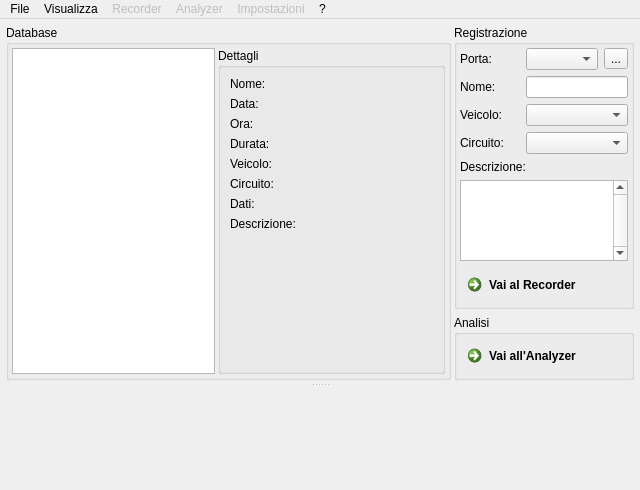
<?xml version="1.0" encoding="UTF-8"?>
<ui version="4.0">
 <class>MainWindow</class>
 <widget class="QMainWindow" name="MainWindow">
  <property name="geometry">
   <rect>
    <x>0</x>
    <y>0</y>
    <width>640</width>
    <height>490</height>
   </rect>
  </property>
  <property name="sizePolicy">
   <sizepolicy hsizetype="Fixed" vsizetype="Fixed">
    <horstretch>0</horstretch>
    <verstretch>0</verstretch>
   </sizepolicy>
  </property>
  <property name="minimumSize">
   <size>
    <width>640</width>
    <height>490</height>
   </size>
  </property>
  <property name="maximumSize">
   <size>
    <width>16777215</width>
    <height>16777215</height>
   </size>
  </property>
  <property name="palette">
   <palette>
    <active>
     <colorrole role="WindowText">
      <brush brushstyle="SolidPattern">
       <color alpha="255">
        <red>0</red>
        <green>0</green>
        <blue>0</blue>
       </color>
      </brush>
     </colorrole>
    </active>
    <inactive>
     <colorrole role="WindowText">
      <brush brushstyle="SolidPattern">
       <color alpha="255">
        <red>0</red>
        <green>0</green>
        <blue>0</blue>
       </color>
      </brush>
     </colorrole>
    </inactive>
    <disabled>
     <colorrole role="WindowText">
      <brush brushstyle="SolidPattern">
       <color alpha="255">
        <red>120</red>
        <green>120</green>
        <blue>120</blue>
       </color>
      </brush>
     </colorrole>
    </disabled>
   </palette>
  </property>
  <property name="windowTitle">
   <string>Escorpio DAQ Software </string>
  </property>
  <property name="windowIcon">
   <iconset resource="Resource.qrc">
    <normaloff>:/images/Icon.png</normaloff>:/images/Icon.png</iconset>
  </property>
  <widget class="QWidget" name="centralWidget">
   <layout class="QGridLayout" name="gridLayout_19">
    <property name="leftMargin">
     <number>3</number>
    </property>
    <property name="topMargin">
     <number>3</number>
    </property>
    <property name="rightMargin">
     <number>3</number>
    </property>
    <property name="bottomMargin">
     <number>3</number>
    </property>
    <property name="spacing">
     <number>3</number>
    </property>
    <item row="0" column="0">
     <widget class="QSplitter" name="splitter">
      <property name="frameShape">
       <enum>QFrame::NoFrame</enum>
      </property>
      <property name="frameShadow">
       <enum>QFrame::Plain</enum>
      </property>
      <property name="orientation">
       <enum>Qt::Vertical</enum>
      </property>
      <property name="opaqueResize">
       <bool>true</bool>
      </property>
      <property name="childrenCollapsible">
       <bool>false</bool>
      </property>
      <widget class="QStackedWidget" name="mainPanel">
       <property name="sizePolicy">
        <sizepolicy hsizetype="Preferred" vsizetype="Expanding">
         <horstretch>0</horstretch>
         <verstretch>0</verstretch>
        </sizepolicy>
       </property>
       <property name="frameShape">
        <enum>QFrame::NoFrame</enum>
       </property>
       <property name="currentIndex">
        <number>0</number>
       </property>
       <widget class="QWidget" name="home">
        <layout class="QGridLayout" name="gridLayout_17">
         <property name="leftMargin">
          <number>3</number>
         </property>
         <property name="topMargin">
          <number>3</number>
         </property>
         <property name="rightMargin">
          <number>3</number>
         </property>
         <property name="bottomMargin">
          <number>3</number>
         </property>
         <property name="spacing">
          <number>3</number>
         </property>
         <item row="0" column="1">
          <layout class="QVBoxLayout" name="verticalLayout_3">
           <item>
            <widget class="QGroupBox" name="groupBox_9">
             <property name="sizePolicy">
              <sizepolicy hsizetype="Preferred" vsizetype="Preferred">
               <horstretch>0</horstretch>
               <verstretch>0</verstretch>
              </sizepolicy>
             </property>
             <property name="title">
              <string>Registrazione</string>
             </property>
             <layout class="QGridLayout" name="gridLayout_20">
              <property name="leftMargin">
               <number>3</number>
              </property>
              <property name="topMargin">
               <number>3</number>
              </property>
              <property name="rightMargin">
               <number>3</number>
              </property>
              <property name="bottomMargin">
               <number>3</number>
              </property>
              <property name="horizontalSpacing">
               <number>3</number>
              </property>
              <item row="0" column="0">
               <layout class="QVBoxLayout" name="verticalLayout_7">
                <item>
                 <widget class="QLabel" name="label">
                  <property name="sizePolicy">
                   <sizepolicy hsizetype="Preferred" vsizetype="Preferred">
                    <horstretch>0</horstretch>
                    <verstretch>0</verstretch>
                   </sizepolicy>
                  </property>
                  <property name="layoutDirection">
                   <enum>Qt::LeftToRight</enum>
                  </property>
                  <property name="text">
                   <string>Porta:</string>
                  </property>
                  <property name="alignment">
                   <set>Qt::AlignLeading|Qt::AlignLeft|Qt::AlignVCenter</set>
                  </property>
                  <property name="buddy">
                   <cstring>comboPortName</cstring>
                  </property>
                 </widget>
                </item>
                <item>
                 <widget class="QLabel" name="label_4">
                  <property name="sizePolicy">
                   <sizepolicy hsizetype="Preferred" vsizetype="Preferred">
                    <horstretch>0</horstretch>
                    <verstretch>0</verstretch>
                   </sizepolicy>
                  </property>
                  <property name="text">
                   <string>Nome:</string>
                  </property>
                  <property name="buddy">
                   <cstring>newRaceNameText</cstring>
                  </property>
                 </widget>
                </item>
                <item>
                 <widget class="QLabel" name="label_2">
                  <property name="text">
                   <string>Veicolo:</string>
                  </property>
                  <property name="buddy">
                   <cstring>comboVehicle</cstring>
                  </property>
                 </widget>
                </item>
                <item>
                 <widget class="QLabel" name="label_3">
                  <property name="text">
                   <string>Circuito:</string>
                  </property>
                  <property name="buddy">
                   <cstring>comboTrack</cstring>
                  </property>
                 </widget>
                </item>
               </layout>
              </item>
              <item row="2" column="0" colspan="2">
               <widget class="QCommandLinkButton" name="buttonOpenCom">
                <property name="maximumSize">
                 <size>
                  <width>16777215</width>
                  <height>16777215</height>
                 </size>
                </property>
                <property name="text">
                 <string>Vai al Recorder</string>
                </property>
               </widget>
              </item>
              <item row="1" column="0" colspan="2">
               <layout class="QVBoxLayout" name="verticalLayout_2">
                <item>
                 <widget class="QLabel" name="label_5">
                  <property name="text">
                   <string>Descrizione:</string>
                  </property>
                 </widget>
                </item>
                <item>
                 <widget class="QPlainTextEdit" name="raceDescText">
                  <property name="verticalScrollBarPolicy">
                   <enum>Qt::ScrollBarAlwaysOn</enum>
                  </property>
                  <property name="horizontalScrollBarPolicy">
                   <enum>Qt::ScrollBarAlwaysOff</enum>
                  </property>
                 </widget>
                </item>
               </layout>
              </item>
              <item row="0" column="1">
               <layout class="QVBoxLayout" name="verticalLayout_6">
                <property name="spacing">
                 <number>6</number>
                </property>
                <item>
                 <layout class="QHBoxLayout" name="horizontalLayout_12">
                  <item>
                   <widget class="QComboBox" name="comboPortName"/>
                  </item>
                  <item>
                   <widget class="QToolButton" name="buttonRefreshPort">
                    <property name="text">
                     <string>...</string>
                    </property>
                    <property name="icon">
                     <iconset resource="Resource.qrc">
                      <normaloff>:/images/icons/refresh.png</normaloff>:/images/icons/refresh.png</iconset>
                    </property>
                   </widget>
                  </item>
                 </layout>
                </item>
                <item>
                 <widget class="QLineEdit" name="newRaceNameText">
                  <property name="sizePolicy">
                   <sizepolicy hsizetype="Ignored" vsizetype="Fixed">
                    <horstretch>0</horstretch>
                    <verstretch>0</verstretch>
                   </sizepolicy>
                  </property>
                 </widget>
                </item>
                <item>
                 <widget class="QComboBox" name="comboVehicle">
                  <property name="styleSheet">
                   <string notr="true"/>
                  </property>
                 </widget>
                </item>
                <item>
                 <widget class="QComboBox" name="comboTrack"/>
                </item>
               </layout>
              </item>
             </layout>
            </widget>
           </item>
           <item>
            <widget class="QGroupBox" name="groupBox">
             <property name="title">
              <string>Analisi</string>
             </property>
             <layout class="QGridLayout" name="gridLayout_18">
              <property name="leftMargin">
               <number>3</number>
              </property>
              <property name="topMargin">
               <number>3</number>
              </property>
              <property name="rightMargin">
               <number>3</number>
              </property>
              <property name="bottomMargin">
               <number>3</number>
              </property>
              <property name="spacing">
               <number>3</number>
              </property>
              <item row="0" column="0">
               <widget class="QCommandLinkButton" name="buttonOpemAnalyzer">
                <property name="maximumSize">
                 <size>
                  <width>16777215</width>
                  <height>16777215</height>
                 </size>
                </property>
                <property name="text">
                 <string>Vai all'Analyzer</string>
                </property>
               </widget>
              </item>
             </layout>
            </widget>
           </item>
           <item>
            <spacer name="verticalSpacer">
             <property name="orientation">
              <enum>Qt::Vertical</enum>
             </property>
             <property name="sizeHint" stdset="0">
              <size>
               <width>20</width>
               <height>40</height>
              </size>
             </property>
            </spacer>
           </item>
          </layout>
         </item>
         <item row="0" column="0">
          <widget class="QGroupBox" name="groupBox_8">
           <property name="title">
            <string>Database</string>
           </property>
           <layout class="QGridLayout" name="gridLayout_16">
            <property name="leftMargin">
             <number>3</number>
            </property>
            <property name="topMargin">
             <number>3</number>
            </property>
            <property name="rightMargin">
             <number>3</number>
            </property>
            <property name="bottomMargin">
             <number>3</number>
            </property>
            <property name="spacing">
             <number>3</number>
            </property>
            <item row="0" column="0">
             <widget class="QTreeWidget" name="raceTree">
              <property name="headerHidden">
               <bool>true</bool>
              </property>
              <attribute name="headerVisible">
               <bool>false</bool>
              </attribute>
              <column>
               <property name="text">
                <string notr="true">1</string>
               </property>
              </column>
             </widget>
            </item>
            <item row="0" column="1">
             <widget class="QGroupBox" name="groupBox_10">
              <property name="title">
               <string>Dettagli</string>
              </property>
              <layout class="QGridLayout" name="gridLayout">
               <property name="leftMargin">
                <number>9</number>
               </property>
               <property name="topMargin">
                <number>9</number>
               </property>
               <property name="rightMargin">
                <number>9</number>
               </property>
               <property name="bottomMargin">
                <number>9</number>
               </property>
               <property name="spacing">
                <number>6</number>
               </property>
               <item row="0" column="0">
                <layout class="QHBoxLayout" name="horizontalLayout_11">
                 <item>
                  <widget class="QLabel" name="label_7">
                   <property name="text">
                    <string>Nome:</string>
                   </property>
                  </widget>
                 </item>
                 <item>
                  <widget class="QLabel" name="raceNameLabel">
                   <property name="text">
                    <string/>
                   </property>
                  </widget>
                 </item>
                </layout>
               </item>
               <item row="1" column="0">
                <layout class="QHBoxLayout" name="horizontalLayout_13">
                 <item>
                  <widget class="QLabel" name="label_8">
                   <property name="text">
                    <string>Data:</string>
                   </property>
                  </widget>
                 </item>
                 <item>
                  <widget class="QLabel" name="raceDateLabel">
                   <property name="text">
                    <string/>
                   </property>
                  </widget>
                 </item>
                </layout>
               </item>
               <item row="2" column="0">
                <layout class="QHBoxLayout" name="horizontalLayout_15">
                 <item>
                  <widget class="QLabel" name="label_9">
                   <property name="text">
                    <string>Ora:</string>
                   </property>
                  </widget>
                 </item>
                 <item>
                  <widget class="QLabel" name="raceStartTimelabel">
                   <property name="text">
                    <string/>
                   </property>
                  </widget>
                 </item>
                </layout>
               </item>
               <item row="3" column="0">
                <layout class="QHBoxLayout" name="horizontalLayout_14">
                 <item>
                  <widget class="QLabel" name="label_10">
                   <property name="text">
                    <string>Durata:</string>
                   </property>
                  </widget>
                 </item>
                 <item>
                  <widget class="QLabel" name="raceDurationLabel">
                   <property name="text">
                    <string/>
                   </property>
                  </widget>
                 </item>
                </layout>
               </item>
               <item row="4" column="0">
                <layout class="QHBoxLayout" name="horizontalLayout_16">
                 <item>
                  <widget class="QLabel" name="label_11">
                   <property name="text">
                    <string>Veicolo:</string>
                   </property>
                  </widget>
                 </item>
                 <item>
                  <widget class="QLabel" name="raceVehicleLabel">
                   <property name="text">
                    <string/>
                   </property>
                  </widget>
                 </item>
                </layout>
               </item>
               <item row="5" column="0">
                <layout class="QHBoxLayout" name="horizontalLayout_17">
                 <item>
                  <widget class="QLabel" name="label_12">
                   <property name="text">
                    <string>Circuito:</string>
                   </property>
                  </widget>
                 </item>
                 <item>
                  <widget class="QLabel" name="raceTrackLabel">
                   <property name="text">
                    <string/>
                   </property>
                  </widget>
                 </item>
                </layout>
               </item>
               <item row="6" column="0">
                <layout class="QHBoxLayout" name="horizontalLayout_18">
                 <item>
                  <widget class="QLabel" name="label_13">
                   <property name="text">
                    <string>Dati:</string>
                   </property>
                  </widget>
                 </item>
                 <item>
                  <widget class="QLabel" name="raceDataLabel">
                   <property name="text">
                    <string/>
                   </property>
                  </widget>
                 </item>
                </layout>
               </item>
               <item row="7" column="0">
                <layout class="QVBoxLayout" name="verticalLayout">
                 <item>
                  <widget class="QLabel" name="label_14">
                   <property name="text">
                    <string>Descrizione:</string>
                   </property>
                  </widget>
                 </item>
                 <item>
                  <widget class="QPlainTextEdit" name="raceDescLabel">
                   <property name="styleSheet">
                    <string notr="true">background-color:transparent;</string>
                   </property>
                   <property name="frameShape">
                    <enum>QFrame::NoFrame</enum>
                   </property>
                   <property name="frameShadow">
                    <enum>QFrame::Sunken</enum>
                   </property>
                   <property name="horizontalScrollBarPolicy">
                    <enum>Qt::ScrollBarAlwaysOff</enum>
                   </property>
                   <property name="undoRedoEnabled">
                    <bool>false</bool>
                   </property>
                   <property name="lineWrapMode">
                    <enum>QPlainTextEdit::WidgetWidth</enum>
                   </property>
                   <property name="textInteractionFlags">
                    <set>Qt::NoTextInteraction</set>
                   </property>
                   <property name="backgroundVisible">
                    <bool>false</bool>
                   </property>
                  </widget>
                 </item>
                </layout>
               </item>
              </layout>
             </widget>
            </item>
           </layout>
          </widget>
         </item>
        </layout>
        <zorder>groupBox_8</zorder>
        <zorder></zorder>
       </widget>
       <widget class="QWidget" name="recorder">
        <layout class="QGridLayout" name="gridLayout_4">
         <property name="leftMargin">
          <number>0</number>
         </property>
         <property name="topMargin">
          <number>0</number>
         </property>
         <property name="rightMargin">
          <number>0</number>
         </property>
         <property name="bottomMargin">
          <number>0</number>
         </property>
         <property name="spacing">
          <number>0</number>
         </property>
         <item row="0" column="0">
          <widget class="RecordingSessionViews" name="recordingSessionViews" native="true"/>
         </item>
        </layout>
       </widget>
       <widget class="QWidget" name="analyzer">
        <layout class="QGridLayout" name="gridLayout_2">
         <property name="leftMargin">
          <number>0</number>
         </property>
         <property name="topMargin">
          <number>0</number>
         </property>
         <property name="rightMargin">
          <number>0</number>
         </property>
         <property name="bottomMargin">
          <number>0</number>
         </property>
         <property name="spacing">
          <number>0</number>
         </property>
         <item row="0" column="0">
          <widget class="AnalyzerSessionViews" name="analyzerSessionViews" native="true"/>
         </item>
        </layout>
       </widget>
      </widget>
      <widget class="LogConsole" name="logConsoleTable" native="true">
       <property name="sizePolicy">
        <sizepolicy hsizetype="Expanding" vsizetype="Expanding">
         <horstretch>0</horstretch>
         <verstretch>0</verstretch>
        </sizepolicy>
       </property>
       <property name="minimumSize">
        <size>
         <width>0</width>
         <height>100</height>
        </size>
       </property>
       <property name="maximumSize">
        <size>
         <width>16777215</width>
         <height>150</height>
        </size>
       </property>
       <property name="styleSheet">
        <string notr="true"/>
       </property>
      </widget>
     </widget>
    </item>
   </layout>
  </widget>
  <widget class="QMenuBar" name="menuBar">
   <property name="geometry">
    <rect>
     <x>0</x>
     <y>0</y>
     <width>640</width>
     <height>21</height>
    </rect>
   </property>
   <widget class="QMenu" name="menuFile">
    <property name="title">
     <string>File</string>
    </property>
    <widget class="QMenu" name="menuEsporta">
     <property name="title">
      <string>Esporta</string>
     </property>
     <property name="icon">
      <iconset resource="Resource.qrc">
       <normaloff>:/images/icons/export.png</normaloff>:/images/icons/export.png</iconset>
     </property>
     <addaction name="actionExportCSV"/>
    </widget>
    <widget class="QMenu" name="menuImporta">
     <property name="title">
      <string>Importa</string>
     </property>
     <property name="icon">
      <iconset resource="Resource.qrc">
       <normaloff>:/images/icons/import.png</normaloff>:/images/icons/import.png</iconset>
     </property>
     <addaction name="actionImportDataLogger_File"/>
    </widget>
    <addaction name="actionNuovo"/>
    <addaction name="actionApri"/>
    <addaction name="menuImporta"/>
    <addaction name="menuEsporta"/>
    <addaction name="actionEsci"/>
   </widget>
   <widget class="QMenu" name="menuRecorder">
    <property name="enabled">
     <bool>false</bool>
    </property>
    <property name="title">
     <string>Recorder</string>
    </property>
    <widget class="QMenu" name="menuSommario">
     <property name="enabled">
      <bool>false</bool>
     </property>
     <property name="title">
      <string>Sommario</string>
     </property>
     <property name="icon">
      <iconset resource="Resource.qrc">
       <normaloff>:/images/icons/summary.png</normaloff>:/images/icons/summary.png</iconset>
     </property>
     <addaction name="showGraficiInSommario"/>
     <addaction name="showCruscottoInSommario"/>
     <addaction name="showGPSInSommario"/>
     <addaction name="showTimerInSommario"/>
    </widget>
    <addaction name="actionAvvia_registrazione"/>
    <addaction name="actionRiprendi_registrazione"/>
    <addaction name="menuSommario"/>
    <addaction name="actionChiudi_Recorder"/>
   </widget>
   <widget class="QMenu" name="menuImpostazioni">
    <property name="enabled">
     <bool>false</bool>
    </property>
    <property name="title">
     <string>Impostazioni</string>
    </property>
    <addaction name="actionChannelsSettings"/>
    <addaction name="actionChartSettings"/>
    <addaction name="actionWidgetSettings"/>
    <addaction name="actionGPSSettings"/>
    <addaction name="actionTeam"/>
    <addaction name="actionVehicleSettings"/>
    <addaction name="actionTrackSettings"/>
    <addaction name="actionGSM"/>
   </widget>
   <widget class="QMenu" name="menuVisualizza">
    <property name="enabled">
     <bool>true</bool>
    </property>
    <property name="title">
     <string>Visualizza</string>
    </property>
    <addaction name="actionShowLog"/>
   </widget>
   <widget class="QMenu" name="menuAnalyzer">
    <property name="enabled">
     <bool>false</bool>
    </property>
    <property name="title">
     <string>Analyzer</string>
    </property>
   </widget>
   <widget class="QMenu" name="menu">
    <property name="title">
     <string>?</string>
    </property>
    <addaction name="actionInformazioni"/>
   </widget>
   <addaction name="menuFile"/>
   <addaction name="menuVisualizza"/>
   <addaction name="menuRecorder"/>
   <addaction name="menuAnalyzer"/>
   <addaction name="menuImpostazioni"/>
   <addaction name="menu"/>
  </widget>
  <action name="actionNuovo">
   <property name="icon">
    <iconset resource="Resource.qrc">
     <normaloff>:/images/icons/new.png</normaloff>:/images/icons/new.png</iconset>
   </property>
   <property name="text">
    <string>Nuovo</string>
   </property>
  </action>
  <action name="actionApri">
   <property name="icon">
    <iconset resource="Resource.qrc">
     <normaloff>:/images/icons/open.png</normaloff>:/images/icons/open.png</iconset>
   </property>
   <property name="text">
    <string>Apri</string>
   </property>
  </action>
  <action name="actionSalva">
   <property name="text">
    <string>Salva</string>
   </property>
  </action>
  <action name="actionEsporta">
   <property name="text">
    <string>Esporta</string>
   </property>
  </action>
  <action name="actionEsci">
   <property name="icon">
    <iconset resource="Resource.qrc">
     <normaloff>:/images/icons/exit.png</normaloff>:/images/icons/exit.png</iconset>
   </property>
   <property name="text">
    <string>Esci</string>
   </property>
  </action>
  <action name="actionData_Ora">
   <property name="checkable">
    <bool>true</bool>
   </property>
   <property name="checked">
    <bool>true</bool>
   </property>
   <property name="text">
    <string>Data/Ora</string>
   </property>
  </action>
  <action name="actionMotore">
   <property name="checkable">
    <bool>true</bool>
   </property>
   <property name="checked">
    <bool>true</bool>
   </property>
   <property name="text">
    <string>Motore</string>
   </property>
  </action>
  <action name="actionCruscotto">
   <property name="checkable">
    <bool>true</bool>
   </property>
   <property name="checked">
    <bool>true</bool>
   </property>
   <property name="text">
    <string>Cruscotto</string>
   </property>
  </action>
  <action name="actionGps">
   <property name="checkable">
    <bool>true</bool>
   </property>
   <property name="checked">
    <bool>true</bool>
   </property>
   <property name="text">
    <string>Gps</string>
   </property>
  </action>
  <action name="actionTimer">
   <property name="checkable">
    <bool>true</bool>
   </property>
   <property name="checked">
    <bool>true</bool>
   </property>
   <property name="text">
    <string>Timer</string>
   </property>
  </action>
  <action name="actionGrafici">
   <property name="checkable">
    <bool>true</bool>
   </property>
   <property name="checked">
    <bool>true</bool>
   </property>
   <property name="text">
    <string>Grafici</string>
   </property>
  </action>
  <action name="actionCruscotto_2">
   <property name="checkable">
    <bool>true</bool>
   </property>
   <property name="checked">
    <bool>true</bool>
   </property>
   <property name="text">
    <string>Cruscotto</string>
   </property>
  </action>
  <action name="actionGPS">
   <property name="checkable">
    <bool>true</bool>
   </property>
   <property name="checked">
    <bool>true</bool>
   </property>
   <property name="text">
    <string>GPS</string>
   </property>
  </action>
  <action name="actionStartRecord">
   <property name="text">
    <string>StartRecord</string>
   </property>
  </action>
  <action name="actionStopRecord">
   <property name="text">
    <string>stopRecord</string>
   </property>
  </action>
  <action name="actionStrumenti">
   <property name="text">
    <string>Strumenti</string>
   </property>
  </action>
  <action name="actionChannelsSettings">
   <property name="enabled">
    <bool>true</bool>
   </property>
   <property name="icon">
    <iconset resource="Resource.qrc">
     <normaloff>:/images/icons/channels.png</normaloff>:/images/icons/channels.png</iconset>
   </property>
   <property name="text">
    <string>Canali</string>
   </property>
  </action>
  <action name="actionChartSettings">
   <property name="enabled">
    <bool>true</bool>
   </property>
   <property name="icon">
    <iconset resource="Resource.qrc">
     <normaloff>:/images/icons/chart.png</normaloff>:/images/icons/chart.png</iconset>
   </property>
   <property name="text">
    <string>Grafici</string>
   </property>
  </action>
  <action name="actionWidgetSettings">
   <property name="checkable">
    <bool>false</bool>
   </property>
   <property name="enabled">
    <bool>true</bool>
   </property>
   <property name="icon">
    <iconset resource="Resource.qrc">
     <normaloff>:/images/icons/dashboard.png</normaloff>:/images/icons/dashboard.png</iconset>
   </property>
   <property name="text">
    <string>Cruscotto</string>
   </property>
  </action>
  <action name="actionGPSSettings">
   <property name="enabled">
    <bool>true</bool>
   </property>
   <property name="icon">
    <iconset resource="Resource.qrc">
     <normaloff>:/images/icons/gps.png</normaloff>:/images/icons/gps.png</iconset>
   </property>
   <property name="text">
    <string>GPS</string>
   </property>
  </action>
  <action name="actionTabella">
   <property name="text">
    <string>Tabella</string>
   </property>
  </action>
  <action name="showGraficiInSommario">
   <property name="checkable">
    <bool>true</bool>
   </property>
   <property name="checked">
    <bool>true</bool>
   </property>
   <property name="text">
    <string>Grafici</string>
   </property>
  </action>
  <action name="showCruscottoInSommario">
   <property name="checkable">
    <bool>true</bool>
   </property>
   <property name="checked">
    <bool>true</bool>
   </property>
   <property name="text">
    <string>Cruscotto</string>
   </property>
  </action>
  <action name="showGPSInSommario">
   <property name="checkable">
    <bool>true</bool>
   </property>
   <property name="checked">
    <bool>true</bool>
   </property>
   <property name="text">
    <string>GPS</string>
   </property>
  </action>
  <action name="showTimerInSommario">
   <property name="checkable">
    <bool>true</bool>
   </property>
   <property name="checked">
    <bool>true</bool>
   </property>
   <property name="text">
    <string>Tempi</string>
   </property>
  </action>
  <action name="actionVehicleSettings">
   <property name="enabled">
    <bool>true</bool>
   </property>
   <property name="icon">
    <iconset resource="Resource.qrc">
     <normaloff>:/images/icons/vehicle.png</normaloff>:/images/icons/vehicle.png</iconset>
   </property>
   <property name="text">
    <string>Veicolo</string>
   </property>
  </action>
  <action name="actionTrackSettings">
   <property name="enabled">
    <bool>true</bool>
   </property>
   <property name="icon">
    <iconset resource="Resource.qrc">
     <normaloff>:/images/icons/track.png</normaloff>:/images/icons/track.png</iconset>
   </property>
   <property name="text">
    <string>Circuito</string>
   </property>
  </action>
  <action name="actionH">
   <property name="text">
    <string>hù</string>
   </property>
  </action>
  <action name="actionExportCSV">
   <property name="text">
    <string>CSV</string>
   </property>
  </action>
  <action name="actionExcel">
   <property name="text">
    <string>Excel</string>
   </property>
  </action>
  <action name="actionImportCSV">
   <property name="text">
    <string>CSV</string>
   </property>
  </action>
  <action name="actionImportDataLogger_File">
   <property name="text">
    <string>DataLogger File</string>
   </property>
  </action>
  <action name="actionShowLog">
   <property name="checkable">
    <bool>true</bool>
   </property>
   <property name="checked">
    <bool>true</bool>
   </property>
   <property name="icon">
    <iconset resource="Resource.qrc">
     <normaloff>:/images/icons/console.png</normaloff>:/images/icons/console.png</iconset>
   </property>
   <property name="text">
    <string>Log</string>
   </property>
  </action>
  <action name="actionGSM">
   <property name="enabled">
    <bool>true</bool>
   </property>
   <property name="icon">
    <iconset resource="Resource.qrc">
     <normaloff>:/images/icons/gsm.png</normaloff>:/images/icons/gsm.png</iconset>
   </property>
   <property name="text">
    <string>GSM</string>
   </property>
  </action>
  <action name="actionChiudi_Recorder">
   <property name="icon">
    <iconset resource="Resource.qrc">
     <normaloff>:/images/icons/exit.png</normaloff>:/images/icons/exit.png</iconset>
   </property>
   <property name="text">
    <string>Chiudi Recorder</string>
   </property>
  </action>
  <action name="actionTeam">
   <property name="icon">
    <iconset resource="Resource.qrc">
     <normaloff>:/images/icons/team.png</normaloff>:/images/icons/team.png</iconset>
   </property>
   <property name="text">
    <string>Team</string>
   </property>
  </action>
  <action name="actionInformazioni">
   <property name="icon">
    <iconset resource="Resource.qrc">
     <normaloff>:/images/icons/info.png</normaloff>:/images/icons/info.png</iconset>
   </property>
   <property name="text">
    <string>Informazioni</string>
   </property>
  </action>
  <action name="actionAvvia_registrazione">
   <property name="enabled">
    <bool>true</bool>
   </property>
   <property name="icon">
    <iconset resource="Resource.qrc">
     <normaloff>:/images/icons/record.png</normaloff>:/images/icons/record.png</iconset>
   </property>
   <property name="text">
    <string>Avvia registrazione</string>
   </property>
  </action>
  <action name="actionRiprendi_registrazione">
   <property name="icon">
    <iconset resource="Resource.qrc">
     <normaloff>:/images/icons/backward.png</normaloff>:/images/icons/backward.png</iconset>
   </property>
   <property name="text">
    <string>Riprendi registrazione</string>
   </property>
  </action>
 </widget>
 <layoutdefault spacing="6" margin="11"/>
 <customwidgets>
  <customwidget>
   <class>LogConsole</class>
   <extends>QWidget</extends>
   <header>recorder/view/viewlogconsole.h</header>
   <container>1</container>
  </customwidget>
  <customwidget>
   <class>RecordingSessionViews</class>
   <extends>QWidget</extends>
   <header>recorder/recordingsessionviews.h</header>
   <container>1</container>
  </customwidget>
  <customwidget>
   <class>AnalyzerSessionViews</class>
   <extends>QWidget</extends>
   <header>analyzer/analyzersessionviews.h</header>
   <container>1</container>
  </customwidget>
 </customwidgets>
 <resources>
  <include location="Resource.qrc"/>
 </resources>
 <connections>
  <connection>
   <sender>actionShowLog</sender>
   <signal>toggled(bool)</signal>
   <receiver>logConsoleTable</receiver>
   <slot>setVisible(bool)</slot>
   <hints>
    <hint type="sourcelabel">
     <x>-1</x>
     <y>-1</y>
    </hint>
    <hint type="destinationlabel">
     <x>319</x>
     <y>471</y>
    </hint>
   </hints>
  </connection>
 </connections>
</ui>
